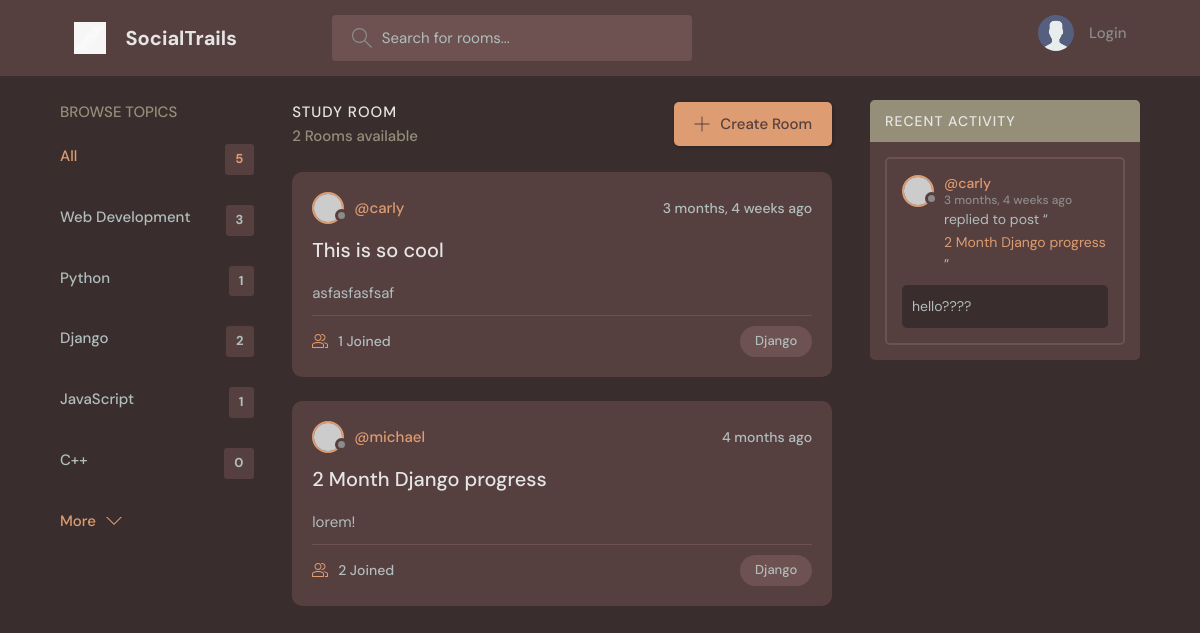
Screenshot of /?q=Django with the database file from the repository.
### base/models.py (models this page shows, shortened)
class Topic(models.Model):
    name = models.CharField(max_length=200)

class Room(models.Model):
    host = models.ForeignKey(User, on_delete=models.SET_NULL, null=True)
    topic = models.ForeignKey(Topic, on_delete=models.SET_NULL, null=True)
    name = models.CharField(max_length=200)
    description = models.TextField(null=True, blank=True)
    participants = models.ManyToManyField(User, related_name="participants", blank=True)
    updated = models.DateTimeField(auto_now=True)
    created = models.DateTimeField(auto_now_add=True)
    class Meta:
        ordering = ['-updated', '-created']
    def __str__(self):
        return self.name

class Message(models.Model):
    user = models.ForeignKey(User, on_delete=models.CASCADE)
    room = models.ForeignKey(Room, on_delete=models.CASCADE)
    body = models.TextField()
    updated = models.DateTimeField(auto_now=True)
    created = models.DateTimeField(auto_now_add=True)
    class Meta:
        ordering = ['-updated', '-created']
    def __str__(self):
        return self.body[0:50]

### base/views.py (the view)
# urls.py: path('', views.home, name="home"),
def home(request):
    q = request.GET.get('q') if request.GET.get('q') != None else ''
    rooms = Room.objects.filter(
        Q(topic__name__icontains=q) |
        Q(name__icontains=q) |
        Q(description__icontains=q) |
        Q(host__username__icontains=q)
    ).order_by('-created')
    room_count = rooms.count()
    topics = Topic.objects.all()
    room_messages = Message.objects.filter(
        Q(room__topic__name__icontains=q)
    )
    context = {'rooms': rooms, 'topics': topics, 'room_count': room_count, 'room_messages': room_messages}
    return render(request, 'base/home.html', context)

### base/templates/base/home.html (shortened to what this page needs)
{% extends 'main.html' %} {% block content %}
<main class="layout layout--3">
  <div class="container">
    {% include 'base/topics_component.html' %}
    <div class="roomList">
      <div class="roomList__header">
        <div>
          <h2>Study Room</h2>
          <p>{{room_count}} Rooms available</p>
        </div>
        <a class="btn btn--main" href="{% url 'create-room' %}">
          <svg
            version="1.1"
            xmlns="http://www.w3.org/2000/svg"
            width="32"
            height="32"
            viewBox="0 0 32 32"
          >
            <title>add</title>
            <path
              d="M16.943 0.943h-1.885v14.115h-14.115v1.885h14.115v14.115h1.885v-14.115h14.115v-1.885h-14.115v-14.115z"
            ></path>
          </svg>
          Create Room
        </a>
      </div>
      {% include 'base/feed_component.html' %}
    </div>
    {% include 'base/activity_component.html' %}
  </div>
</main>
{% endblock %}

### base/templates/base/topics_component.html
<div class="topics">
  <div class="topics__header">
    <h2>Browse Topics</h2>
  </div>
  <ul class="topics__list">
    <li>
      <a href="{% url 'home' %}" class="active"
        >All <span>{{topics.count}}</span></a
      >
    </li>
    {% for topic in topics %}
    <li>
      <a href="{% url 'home' %}?q={{topic.name}}"
        >{{ topic.name }} <span>{{topic.room_set.all.count}}</span></a
      >
    </li>
    {% endfor %}
  </ul>
  <a class="btn btn--link" href="topics.html">
    More
    <svg
      version="1.1"
      xmlns="http://www.w3.org/2000/svg"
      width="32"
      height="32"
      viewBox="0 0 32 32"
    >
      <title>chevron-down</title>
      <path d="M16 21l-13-13h-3l16 16 16-16h-3l-13 13z"></path>
    </svg>
  </a>
</div>

### base/templates/base/feed_component.html (shortened to what this page needs)
{% for room in rooms %}
<div class="roomListRoom">
  <div class="roomListRoom__header">
    <a
      href="{% url 'user-profile' room.host.id %}"
      class="roomListRoom__author"
    >
      <div class="avatar avatar--small">
        <img src="https://randomuser.me/api/portraits/women/11.jpg" />
      </div>
      <span>@{{room.host.username}}</span>
    </a>
    <div class="roomListRoom__actions">
      <span>{{room.created|timesince}} ago</span>
    </div>
  </div>
  <div class="roomListRoom__content">
    <a href="{% url 'room' room.id %}">{{room.name}} </a>
    <p>{{room.description|truncatechars:150}}</p>
  </div>
  <div class="roomListRoom__meta">
    <a href="{% url 'room' room.id %}" class="roomListRoom__joined">
      {{room.participants.all.count}} Joined
    </a>
    <p class="roomListRoom__topic">{{room.topic.name}}</p>
  </div>
</div>
{% endfor %}

### base/templates/base/activity_component.html (shortened to what this page needs)
<div class="activities">
  <div class="activities__header">
    <h2>Recent Activity</h2>
  </div>
  {% for message in room_messages|slice:":3" %}
  <div class="activities__box">
    <div class="activities__boxHeader roomListRoom__header">
      <a
        href="{% url 'user-profile' message.user.id %}"
        class="roomListRoom__author"
      >
        <div class="avatar avatar--small">
          <img src="https://randomuser.me/api/portraits/women/11.jpg" />
        </div>
        <p>
          @{{message.user.username}}
          <span>{{message.created|timesince}} ago</span>
        </p>
      </a>
    </div>
    <div class="activities__boxContent">
      <p>
        replied to post “<a href="{% url 'room' message.room.id %}"
          >{{message.room}}</a
        >”
      </p>
      <div class="activities__boxRoomContent">{{message}}</div>
    </div>
  </div>
  {% endfor %}
</div>

### rows the page displays
Topic: name "Web Development", room_set.all.count "3"
Topic: name "Python", room_set.all.count "1"
Topic: name "Django", room_set.all.count "2"
Topic: name "JavaScript", room_set.all.count "1"
Topic: name "C++", room_set.all.count "0"
Room: host.username "carly", created "3 months, 4 weeks", name "This is so cool", description "asfasfasfsaf", participants.all.count "1", topic.name "Django"
Room: host.username "michael", created "4 months", name "2 Month Django progress", description "lorem!", participants.all.count "2", topic.name "Django"
Message: user.username "carly", created "3 months, 4 weeks", room "2 Month Django progress", body "hello????"

### other values shown
{{ topics.count }} "5"
{{ room_count }} "2"
